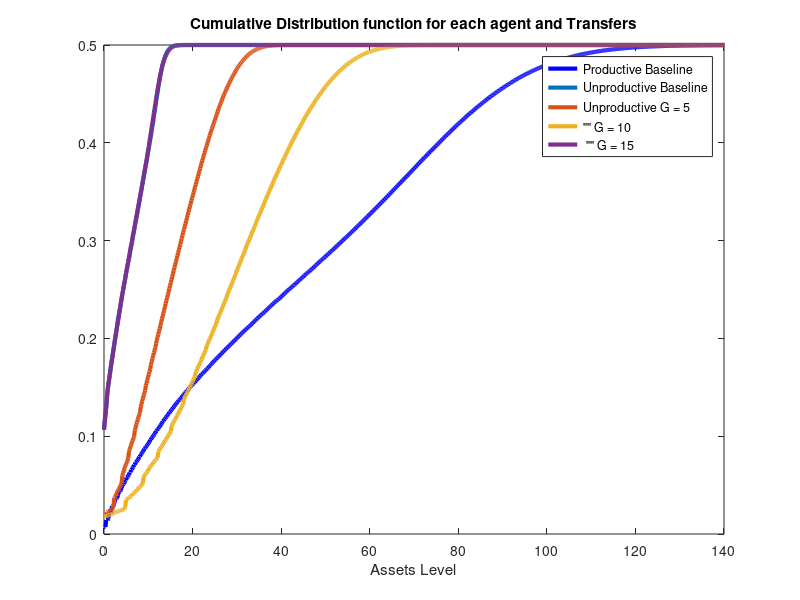
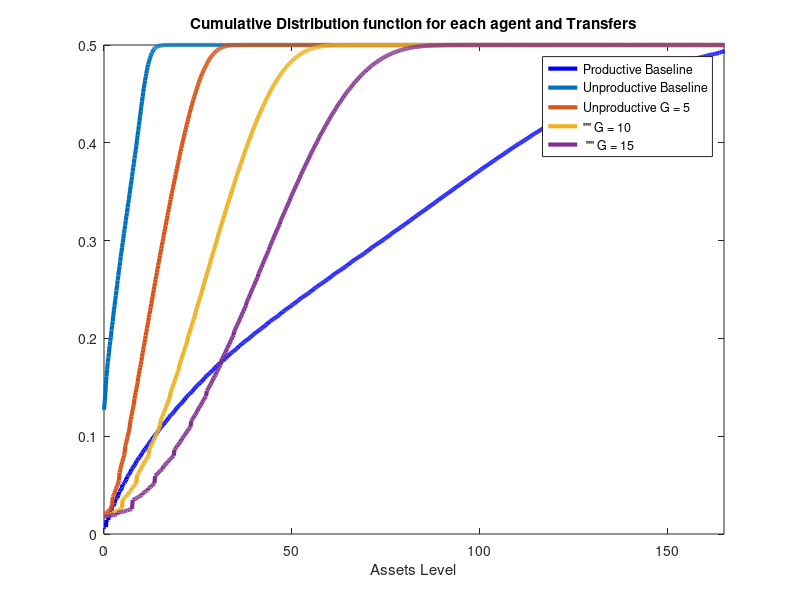

Write the MATLAB code that produced these figures, in order.
%% Figures for Goverment Section: 
clear all; close all; 


%% Capital Gains Tax
% Baseline CDFs
% [1 1]
load('cdf_baseline11.mat');


% 5
load('cdf_55.mat');

% 10 
load('cdf_10.mat');

% 15
load('cdf_15.mat');


figure; 
plot(avec, cdf_pr_taur_11, 'b', 'LineWidth', 3); hold on; xlim([0 140]); ylim([0 0.5]); 
plot(avec, cdf_upr_taur_11, 'LineWidth', 3); 
plot(avec, cdf_upr_taur_5, 'LineWidth', 3); 
plot(avec, cdf_upr_taur_10, 'LineWidth', 3); 
plot(avec, cdf_upr_taur_15, 'LineWidth', 3); 
legend('Productive Baseline', 'Unproductive Baseline', 'Unproductive G = 5', '"" G = 10', ' "" G = 15')

xlabel('Assets Level'); 
title('Cumulative Distribution function for each agent and Transfers'); 


%% Wealth Tax
clear all; close all; 

load('cdfa_11.mat');
load('cdfa_5.mat'); 
load('cdfa_10.mat'); 
load('cdfa_15.mat'); 


figure; 
plot(avec, cdf_pr_taua_11, 'b', 'LineWidth', 3); hold on; xlim([0 165]); ylim([0 0.5]); 
plot(avec, cdf_upr_taua_11, 'LineWidth', 3); 
plot(avec, cdf_upr_taua_5, 'LineWidth', 3); 
plot(avec, cdf_upr_taua_10, 'LineWidth', 3); 
plot(avec, cdf_upr_taua_15, 'LineWidth', 3); 
legend('Productive Baseline', 'Unproductive Baseline', 'Unproductive G = 5', '"" G = 10', ' "" G = 15')

xlabel('Assets Level'); 
title('Cumulative Distribution function for each agent and Transfers'); 







